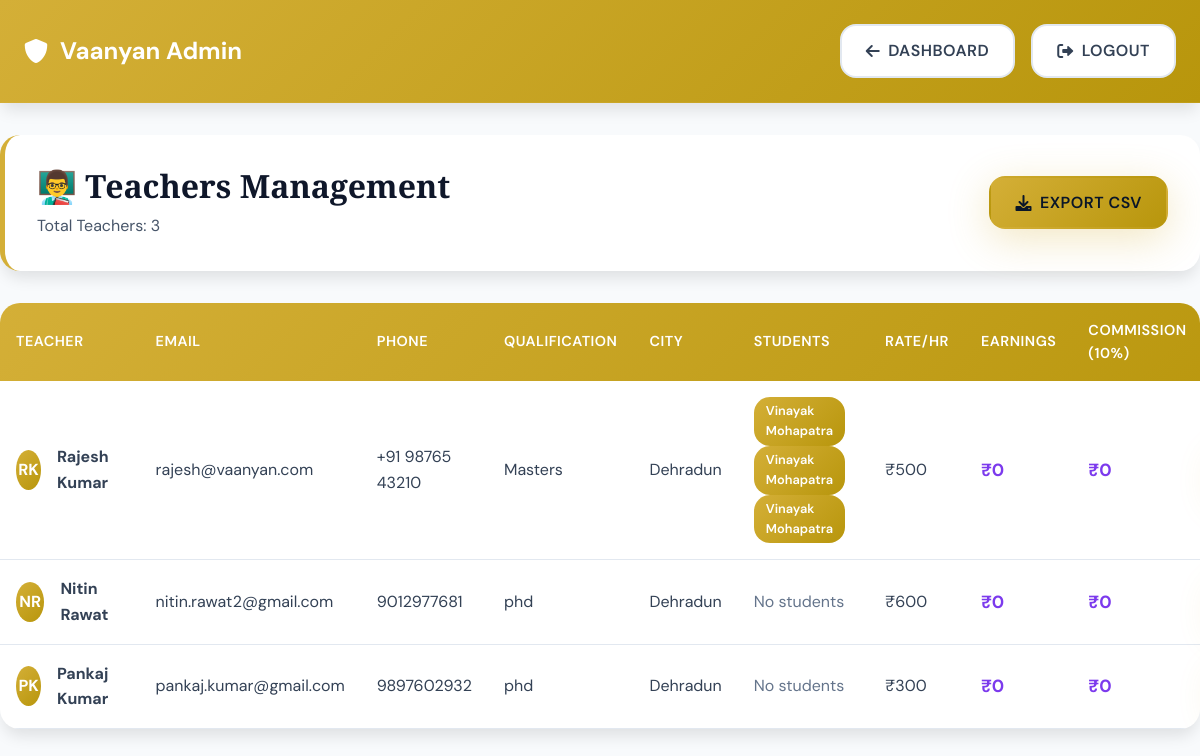
Screenshot of /admin/teachers (signed in) with the database file from the repository.
### app.py (models this page shows, shortened)
class User(db.Model):
    __tablename__ = 'users'
    id = db.Column(db.Integer, primary_key=True)
    role = db.Column(db.String(20), nullable=False)
    first_name = db.Column(db.String(100), nullable=False)
    last_name = db.Column(db.String(100), nullable=False)
    email = db.Column(db.String(120), unique=True, nullable=False)
    phone = db.Column(db.String(20), nullable=False)
    password_hash = db.Column(db.String(200), nullable=False)
    is_active = db.Column(db.Boolean, default=True)
    created_at = db.Column(db.DateTime, default=datetime.utcnow)
    student_profile = db.relationship('StudentProfile', backref='user', uselist=False, lazy=True)
    teacher_profile = db.relationship('TeacherProfile', backref='user', uselist=False, lazy=True)

class TeacherProfile(db.Model):
    __tablename__ = 'teacher_profiles'
    id = db.Column(db.Integer, primary_key=True)
    user_id = db.Column(db.Integer, db.ForeignKey('users.id'), nullable=False)
    qualification = db.Column(db.String(100), nullable=False)
    experience = db.Column(db.String(50), nullable=False)
    subjects = db.Column(db.Text, nullable=False)
    teaching_mode = db.Column(db.Text, nullable=False)
    hourly_rate = db.Column(db.Integer, nullable=False)
    bio = db.Column(db.Text)
    city = db.Column(db.String(100), nullable=False)
    address = db.Column(db.Text, nullable=False)
    rating = db.Column(db.Float, default=5.0)
    total_students = db.Column(db.Integer, default=0)
    total_classes = db.Column(db.Integer, default=0)
    total_earnings = db.Column(db.Integer, default=0)
    is_verified = db.Column(db.Boolean, default=False)

### app.py (the view)
@app.route('/admin/teachers')
@login_required
def admin_teachers():
    user = get_current_user()
    if user.role != 'admin':
        flash('Access denied', 'error')
        return redirect(url_for('home'))
    teachers = User.query.filter_by(role='teacher').all()
    teacher_data = []
    for teacher in teachers:
        accepted_requests = TutorRequest.query.filter_by(
            teacher_id=teacher.id,
            status='accepted'
        ).all()
        students = [req.student for req in accepted_requests]
        total_earnings = teacher.teacher_profile.total_earnings if teacher.teacher_profile else 0
        commission = int(total_earnings * 0.10)
        teacher_data.append({
            'teacher': teacher,
            'students': students,
            'total_students': len(students),
            'total_earnings': total_earnings,
            'commission': commission
        })
    return render_template('admin_teachers.html',
                         current_user=user,
                         teacher_data=teacher_data)

### app.py (called while the page is built)
def login_required(f):
    @wraps(f)
    def decorated_function(*args, **kwargs):
        if 'user_id' not in session:
            flash('Please login to access this page', 'error')
            return redirect(url_for('login'))
        return f(*args, **kwargs)
    return decorated_function

def get_current_user():
    if 'user_id' in session:
        return User.query.get(session['user_id'])
    return None

@app.context_processor
def inject_user():
    return dict(current_user=get_current_user())

### templates/admin_teachers.html (shortened to what this page needs)
<!DOCTYPE html>
<html lang="en">
<head>
    <link rel="stylesheet" href="{{ url_for('static', filename='style.css') }}">
    <link href="https://cdnjs.cloudflare.com/ajax/libs/font-awesome/6.0.0/css/all.min.css" rel="stylesheet">
</head>
<body>
    <header class="admin-header">
        <div class="container">
            <div class="admin-header-content">
                <div style="display: flex; align-items: center; gap: 0.75rem;">
                    <i class="fas fa-shield-alt" style="font-size: 1.5rem;"></i>
                    <span style="font-size: 1.5rem; font-weight: 700;">Vaanyan Admin</span>
                </div>
                <div style="display: flex; align-items: center; gap: 1rem;">
                    <a href="{{ url_for('admin_dashboard') }}" class="btn btn-secondary">
                        <i class="fas fa-arrow-left"></i> Dashboard
                    </a>
                    <a href="{{ url_for('logout') }}" class="btn btn-secondary">
                        <i class="fas fa-sign-out-alt"></i> Logout
                    </a>
                </div>
            </div>
        </div>
    </header>
    <div class="container page-content">
        <div class="page-header">
            <div style="display: flex; justify-content: space-between; align-items: center;">
                <div>
                    <h1 style="font-size: 2rem; margin-bottom: 0.5rem;">👨‍🏫 Teachers Management</h1>
                    <p style="color: var(--gray-600);">Total Teachers: {{ teacher_data|length }}</p>
                </div>
                <a href="{{ url_for('export_teachers') }}" class="btn btn-primary">
                    <i class="fas fa-download"></i> Export CSV
                </a>
            </div>
        </div>
        <div class="teachers-table">
            <table>
                <thead>
                    <tr>
                        <th>Teacher</th>
                        <th>Email</th>
                        <th>Phone</th>
                        <th>Qualification</th>
                        <th>City</th>
                        <th>Students</th>
                        <th>Rate/hr</th>
                        <th>Earnings</th>
                        <th>Commission (10%)</th>
                    </tr>
                </thead>
                <tbody>
                    {% for data in teacher_data %}
                    <tr>
                        <td>
                            <div class="user-cell">
                                <div class="user-avatar-table">
                                    {{ data.teacher.first_name[0] }}{{ data.teacher.last_name[0] }}
                                </div>
                                <div>
                                    <strong>{{ data.teacher.first_name }} {{ data.teacher.last_name }}</strong>
                                </div>
                            </div>
                        </td>
                        <td>{{ data.teacher.email }}</td>
                        <td>{{ data.teacher.phone }}</td>
                        <td>
                            {% if data.teacher.teacher_profile %}
                            {{ data.teacher.teacher_profile.qualification }}
                            {% else %}
                            N/A
                            {% endif %}
                        </td>
                        <td>
                            {% if data.teacher.teacher_profile %}
                            {{ data.teacher.teacher_profile.city }}
                            {% else %}
                            N/A
                            {% endif %}
                        </td>
                        <td>
                            {% if data.students %}
                                {% for student in data.students %}
                                <span class="student-badge">{{ student.first_name }} {{ student.last_name }}</span>
                                {% endfor %}
                            {% else %}
                                <span style="color: var(--gray-500);">No students</span>
                            {% endif %}
                        </td>
                        <td>
                            {% if data.teacher.teacher_profile %}
                            ₹{{ data.teacher.teacher_profile.hourly_rate }}
                            {% else %}
                            N/A
                            {% endif %}
                        </td>
                        <td class="earnings-cell">₹{{ data.total_earnings }}</td>
                        <td class="earnings-cell">₹{{ data.commission }}</td>
                    </tr>
                    {% endfor %}
                </tbody>
            </table>
        </div>
    </div>
</body>
</html>

### static/style.css (style rules this page uses)
:root { --royal-gold: #d4af37; --royal-gold-light: #f4e4ba; --royal-gold-dark: #b8960c; --royal-purple: #7c3aed; --royal-navy: #0a1628; --royal-navy-light: #162544; --success: #10b981; --success-dark: #059669; --warning: #f59e0b; --error: #ef4444; --info: #3b82f6; --white: #ffffff; --gray-50: #f8fafc; --gray-100: #f1f5f9; --gray-200: #e2e8f0; --gray-300: #cbd5e1; --gray-400: #94a3b8; --gray-500: #64748b; --gray-600: #475569; --gray-700: #334155; --gray-800: #1e293b; --gray-900: #0f172a; --gradient-primary: linear-gradient(135deg, #d4af37 0%, #b8960c 100%); --gradient-secondary: linear-gradient(135deg, #7c3aed 0%, #5b21b6 100%); --gradient-hero: linear-gradient(135deg, #0a1628 0%, #162544 50%, #1e3a5f 100%); --gradient-gold: linear-gradient(135deg, #d4af37 0%, #f4e4ba 50%, #d4af37 100%); --shadow-sm: 0 1px 2px rgba(0,0,0,0.05); --shadow-md: 0 4px 6px -1px rgba(0,0,0,0.1); --shadow-lg: 0 10px 15px -3px rgba(0,0,0,0.1); --shadow-xl: 0 20px 25px -5px rgba(0,0,0,0.1); --shadow-2xl: 0 25px 50px -12px rgba(0,0,0,0.25); --shadow-royal: 0 10px 40px rgba(212,175,55,0.3); --shadow-gold: 0 8px 32px rgba(212,175,55,0.4); --radius-sm: 8px; --radius-md: 12px; --radius-lg: 16px; --radius-xl: 20px; --radius-2xl: 24px; --radius-full: 9999px; --transition: all 0.3s cubic-bezier(0.4,0,0.2,1); --transition-fast: all 0.15s ease; --font-display: 'Playfair Display', Georgia, serif; --font-body: 'DM Sans', sans-serif; }
*, *::before, *::after { box-sizing: border-box; margin: 0; padding: 0; }
html { scroll-behavior: smooth; }
body { font-family: var(--font-body); font-size: 16px; line-height: 1.6; color: var(--gray-900); background: var(--gray-50); min-height: 100vh; }
a { text-decoration: none; color: inherit; transition: var(--transition-fast); }
.container { width: 100%; max-width: 1200px; margin: 0 auto; padding: 0 1.5rem; }
h1, h2, h3, h4, h5, h6 { font-family: var(--font-display); font-weight: 700; line-height: 1.2; }
h1 { font-size: 3rem; }
.btn { display: inline-flex; align-items: center; justify-content: center; gap: 0.5rem; padding: 0.75rem 1.5rem; font-weight: 600; border-radius: var(--radius-lg); cursor: pointer; transition: var(--transition); border: 2px solid transparent; text-transform: uppercase; letter-spacing: 0.5px; position: relative; overflow: hidden; }
.btn::before { content: ''; position: absolute; top: 0; left: -100%; width: 100%; height: 100%; background: linear-gradient(90deg, transparent, rgba(255,255,255,0.3), transparent); transition: 0.5s; }
.btn-primary { background: var(--gradient-primary); color: var(--royal-navy); box-shadow: var(--shadow-royal); }
.btn-secondary { background: var(--white); color: var(--gray-700); border: 2px solid var(--gray-200); }
.admin-header { background: var(--gradient-hero); color: var(--white); padding: 1.25rem 0; box-shadow: 0 4px 20px rgba(0,0,0,0.3); position: sticky; top: 0; z-index: 100; border-bottom: 1px solid rgba(212,175,55,0.2); }
.admin-header-content { display: flex; justify-content: space-between; align-items: center; }
.page-content { padding: 2rem 0; }
.page-header { background: var(--white); padding: 2rem; border-radius: var(--radius-xl); box-shadow: var(--shadow-lg); margin-bottom: 2rem; border-left: 5px solid var(--royal-gold); }
.teachers-table, .students-table { background: var(--white); border-radius: var(--radius-xl); box-shadow: var(--shadow-lg); overflow: hidden; }
table { width: 100%; border-collapse: collapse; }
thead { background: var(--gradient-hero); color: var(--white); }
th { padding: 1rem 1.25rem; text-align: left; font-weight: 600; font-size: 0.9rem; text-transform: uppercase; letter-spacing: 0.5px; }
td { padding: 1rem 1.25rem; border-bottom: 1px solid var(--gray-100); color: var(--gray-700); }
.user-cell { display: flex; align-items: center; gap: 1rem; }
.user-avatar-table { width: 40px; height: 40px; background: var(--gradient-primary); border-radius: 50%; display: flex; align-items: center; justify-content: center; color: var(--royal-navy); font-weight: 700; }
.student-badge, .teacher-badge { display: inline-block; padding: 0.25rem 0.75rem; background: var(--gradient-primary); color: var(--royal-navy); border-radius: var(--radius-full); font-size: 0.8rem; font-weight: 600; margin-right: 0.5rem; }
.earnings-cell { font-weight: 700; color: var(--royal-gold-dark); font-size: 1.1rem; }

### rows the page displays
User: teacher "R", teacher "K", teacher.first_name "Rajesh", teacher.last_name "Kumar", teacher.email "rajesh@vaanyan.com", teacher.phone "+91 98765 43210"
TeacherProfile: teacher.teacher_profile.qualification "Masters", teacher.teacher_profile.city "Dehradun", teacher.teacher_profile.hourly_rate "500"
User: first_name "Vinayak", last_name "Mohapatra"
User: teacher "N", teacher "R", teacher.first_name "Nitin", teacher.last_name "Rawat", teacher.email "nitin.rawat2@gmail.com", teacher.phone "9012977681"
TeacherProfile: teacher.teacher_profile.qualification "phd", teacher.teacher_profile.city "Dehradun", teacher.teacher_profile.hourly_rate "600"
User: teacher "P", teacher "K", teacher.first_name "Pankaj", teacher.last_name "Kumar", teacher.email "pankaj.kumar@gmail.com", teacher.phone "9897602932"
TeacherProfile: teacher.teacher_profile.qualification "phd", teacher.teacher_profile.city "Dehradun", teacher.teacher_profile.hourly_rate "300"

### other values shown
{{ teacher_data|length }} "3"
{{ data.total_earnings }} "0" "0" "0"
{{ data.commission }} "0" "0" "0"
